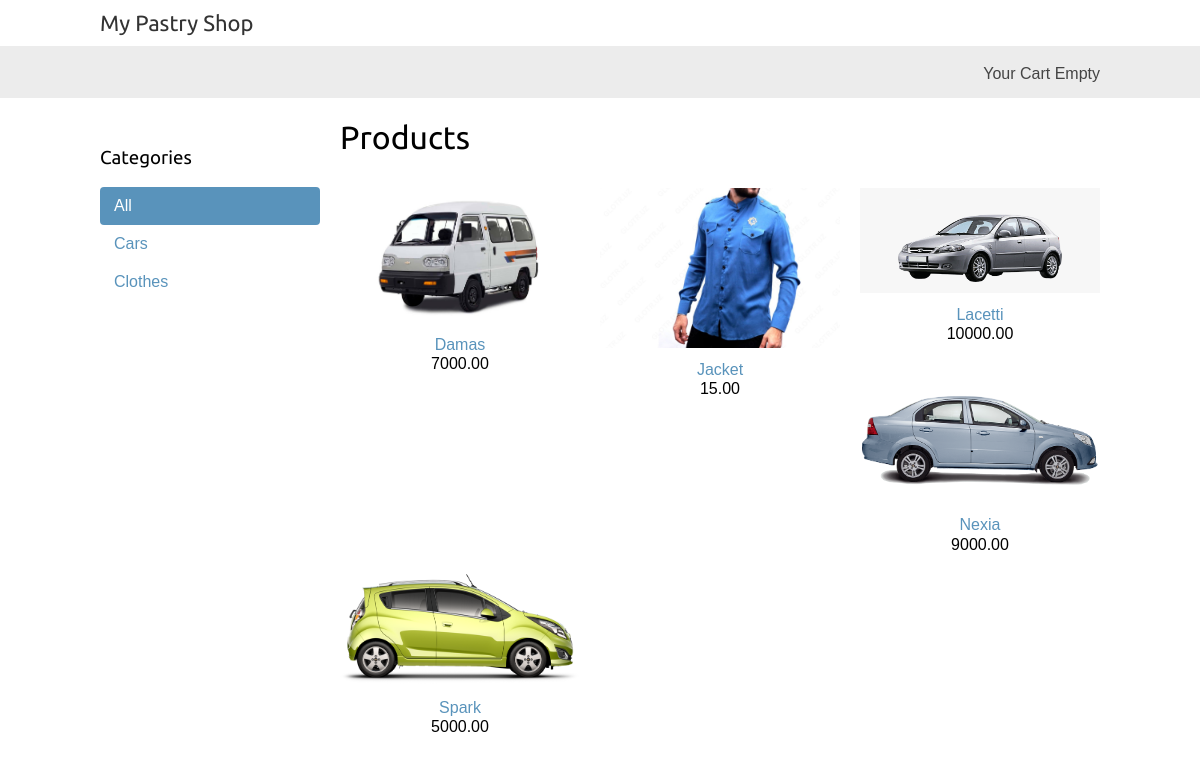
The page / on the database its author committed.
### onlineshop/models.py (models this page shows, shortened)
class Category(models.Model):
    name=models.CharField(max_length=200, db_index=True)
    slug=models.SlugField(max_length=200, unique=True)
    class Meta:
        ordering=('name',)
        verbose_name='category'
        verbose_name_plural='categories'
    def get_absolute_url(self):
        return reverse('onlineshop:product_list_by_category', args=[self.slug])

class Product(models.Model):
    category=models.ForeignKey(Category, related_name='product', on_delete=models.CASCADE)
    name=models.CharField(max_length=200, db_index=True)
    slug=models.SlugField(max_length=200, db_index=True)
    image=models.ImageField(upload_to='products/%Y/%m/%d', blank=True)
    description=models.TextField(blank=True)
    price=models.DecimalField(max_digits=10, decimal_places=2)
    available=models.BooleanField(default=True)
    created=models.DateTimeField(auto_now_add=True)
    updated=models.DateTimeField(auto_now=True)
    class Meta:
        ordering=('name',)
        index_together=(('id', 'slug'), )
    def get_absolute_url(self):
        return reverse('onlineshop:product_detail', args=[self.id, self.slug])

### onlineshop/views.py (the view)
# urls.py: path('', views.product_list, name='product_list'),
def product_list(request, category_slug=None):
    category=None
    categories=Category.objects.all()
    products=Product.objects.filter(available=True)
    if category_slug:
        category=get_object_or_404(Category, slug=category_slug)
        products=products.filter(category=category)
    return render(request, 'onlineshop/product/list.html', {'category':category, 'categories':categories, 'products':products})

### cart/cart.py (called while the page is built)
    def __len__(self):
        return sum(item['quantity'] for item in self.cart.values())

### cart/context_processors.py (called while the page is built)
def cart(request):
    return {'cart': Cart(request)}

### onlineshop/templates/onlineshop/product/list.html (shortened to what this page needs)
{% extends 'onlineshop/base.html' %}
{% load static %}
{% block content %}
<div id="sidebar">
    <h3>Categories</h3>
    <ul>
        <li {% if not category %} class="selected" {% endif %}>
            <a href="{% url 'onlineshop:product_list' %}">All</a>
        </li>
        {% for c in categories %}
        <li {% if category.slug == c.slug %} class="selected" {% endif %}>
            <a href="{{c.get_absolute_url}}">{{c.name}}</a>
        </li>
        {% endfor %}
    </ul>
</div>
<div id="main" class="product-list">
    <h1>
        {% if category %}
            {{category.name}}
        {% else %}
            Products
        {% endif %}
    </h1>
    {% for product in products %}
    <div class="item">
        <a href="{{product.get_absolute_url}}">
            <img src="{% if product.image %}{{product.image.url}}{% else %}{% static 'img/no_image.png' %}{% endif %}" alt="">
        </a>
        <a href="{{product.get_absolute_url}}">{{product.name}}</a>
        <br>
        {{product.price}}
    </div>
    {% endfor %}
</div>
{% endblock %}

### onlineshop/templates/onlineshop/base.html (shortened to what this page needs)
{% load static %}
<!DOCTYPE html>
<html lang="en">
<head>
    <link rel="stylesheet" href="{% static 'css/base.css' %}">
</head>
<body>
    <div id="header">
        <a href="/" class="logo">My Pastry Shop</a>
    </div>
    <div id="subheader">
        <div class="cart">
            {% with total_items=cart|length %}
            {% if total_items > 0 %}
            Your Cart:
            <a href="{% url 'cart:cart_detail' %}">
                {{total_items}}item{{total_items|pluralize}},
                ${{ cart.get_total_price }}
            </a>
            {% else %}
            Your Cart Empty
            {% endif %}
            {% endwith %}
        </div>
    </div>
    <div id="content">
        {% block content%}
        {% endblock %}
    </div>
</body>
</html>

### onlineshop/static/css/base.css (style rules this page uses)
body { margin:0; padding:0; font-family:helvetica, sans-serif; }
h1, h2, h3, h4, h5 , h6 { font-family: 'Ubuntu', sans-serif; font-weight:normal; }
a { text-decoration:none; color:#5993bb; }
#header { padding:10px 100px; font-size:18px; overflow:auto; }
#subheader { background:#ececec; color:#444; padding:15px 100px; overflow:auto; }
#header .logo { font-family: 'Ubuntu', sans-serif; float:left; color:#333; font-size:22px; margin-right:10%; }
#subheader .cart { float:right; padding-top:4px; }
#content { padding:0 100px; overflow:hidden; }
#sidebar { width:220px; padding:30px 20px 0 0; float:left; }
#sidebar ul { margin:0; padding:0; }
#sidebar ul li { margin:0; list-style:none; padding:10px 14px; }
#sidebar ul li a { display:block; }
#sidebar ul li.selected { background:#5993bb; border-radius:4px; }
#sidebar ul li.selected a { color:#fff; }
#main { float:left; width: 96%; margin-right:-220px; overflow:hidden; }
.product-list .item { width:25%; padding:10px 20px 10px 0; float:left; text-align:center; line-height:1.2; }
.product-list .item img { width:100%; margin-bottom:8px; }

### rows shown on the page
Category: name "Cars"
Category: name "Clothes"
Product: image (picture), name "Damas", price "7000.00"
Product: image (picture), name "Jacket", price "15.00"
Product: image (picture), name "Lacetti", price "10000.00"
Product: image (picture), name "Nexia", price "9000.00"
Product: image (picture), name "Spark", price "5000.00"
